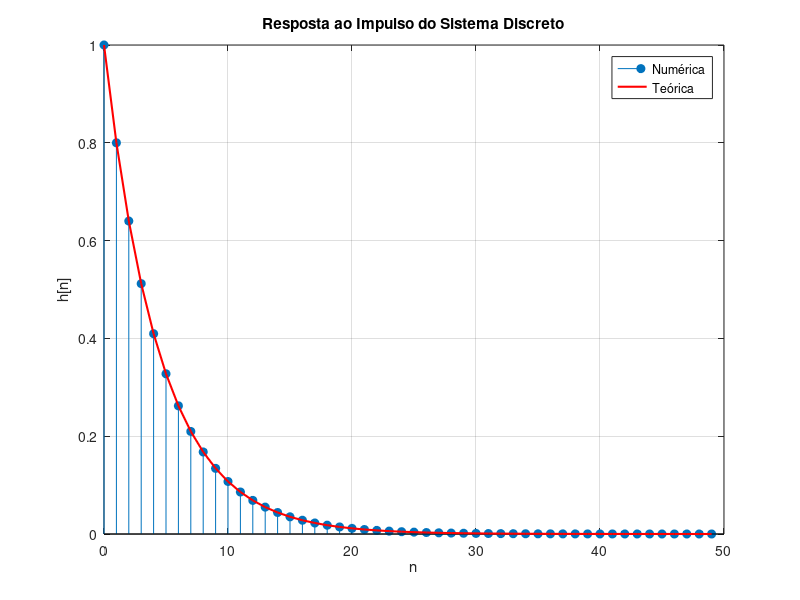

This figure's MATLAB source:
% ----------------------------
% Parâmetros
% ----------------------------
N = 50;              % número de amostras
n = 0:N-1;

a = 0.8;             % polo do sistema

% ----------------------------
% Entrada impulso δ[n]
% ----------------------------
x = zeros(1, N);
x(1) = 1;

% ----------------------------
% Sistema discreto:
% y[n] = 0.8 y[n-1] + x[n]
% ----------------------------
y = zeros(1, N);

for k = 1:N
    if k == 1
        y(k) = x(k);
    else
        y(k) = a * y(k-1) + x(k);
    end
end

% ----------------------------
% Solução teórica (comparação)
% h[n] = (0.8)^n u[n]
% ----------------------------
h = a.^n;

% ----------------------------
% Gráfico
% ----------------------------
figure;

stem(n, y, 'filled'); hold on;
plot(n, h, 'r', 'LineWidth', 1.5);

title('Resposta ao Impulso do Sistema Discreto');
xlabel('n');
ylabel('h[n]');
legend('Numérica', 'Teórica');
grid on;
